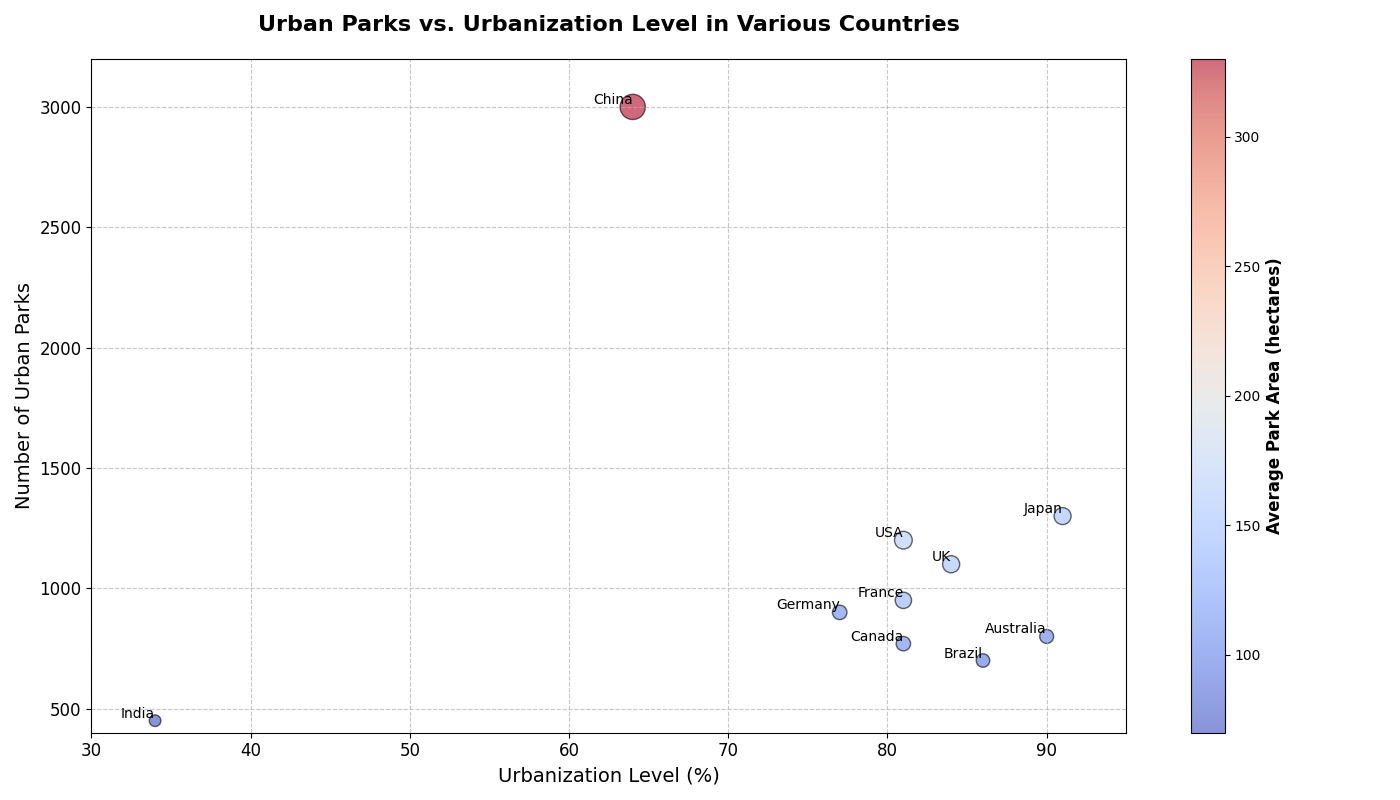

Write the Python code that produced this figure.
import matplotlib.pyplot as plt
import numpy as np

# Backstory:
# This scatter plot shows the relationship between the number of urban parks in various countries and the level of urbanization (percentage of the population living in urban areas).
# We aim to illustrate how different levels of urbanization influence the infrastructural and social push towards creating urban parks.

# Contextual Data
countries = ['USA', 'China', 'Germany', 'Brazil', 'India', 'UK', 'France', 'Australia', 'Canada', 'Japan']
urban_parks = np.array([1200, 3000, 900, 700, 450, 1100, 950, 800, 770, 1300])
urbanization_level = np.array([81, 64, 77, 86, 34, 84, 81, 90, 81, 91])

# Calculate average area of urban parks (hypothetical data based on urban parks count)
average_park_area = urban_parks / 10 + np.random.randint(1, 50, size=len(urban_parks))

# Create a figure with scatter plot and additional information
fig, ax = plt.subplots(figsize=(14, 8))

# Scatter plot
scatter = ax.scatter(urbanization_level, urban_parks, s=average_park_area, c=average_park_area, cmap='coolwarm', alpha=0.6, edgecolor='black')

# Title and labels
ax.set_title('Urban Parks vs. Urbanization Level in Various Countries', fontsize=16, fontweight='bold', pad=20)
ax.set_xlabel('Urbanization Level (%)', fontsize=14)
ax.set_ylabel('Number of Urban Parks', fontsize=14)

# Adding a color bar
cbar = fig.colorbar(scatter, ax=ax)
cbar.set_label('Average Park Area (hectares)', fontsize=12, fontweight='bold')

# Annotate each point with the country name
for i, country in enumerate(countries):
    ax.annotate(country, (urbanization_level[i], urban_parks[i]), fontsize=10, ha='right', va='bottom', color='black')

# Enhancements
ax.grid(True, linestyle='--', alpha=0.7)
plt.xticks(fontsize=12)
plt.yticks(fontsize=12)
ax.set_xlim(30, 95)  # Adjust limits for better view
ax.set_ylim(400, 3200)

# Automatically adjust layout to prevent overlap
plt.tight_layout()

# Display the plot
plt.show()
